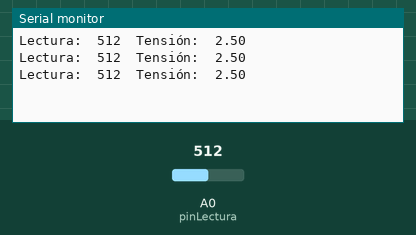
Recording of a sketch running on a simulated Arduino Uno, built with avr-gcc and run on an emulated ATmega328P. Parts: the last lines printed to the serial monitor. The test bench sets the inputs (shaded band); at power-on: A0 (pinLectura) = 512.

Above: at 1.3 s.
1.4 s: A0 (pinLectura) set to 716
At 1.9 s:
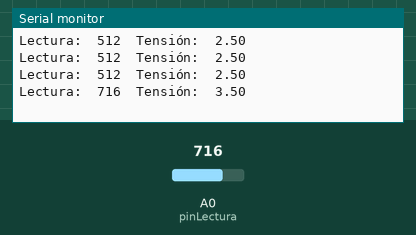
2.9 s: A0 (pinLectura) set to 900
At 3.4 s:
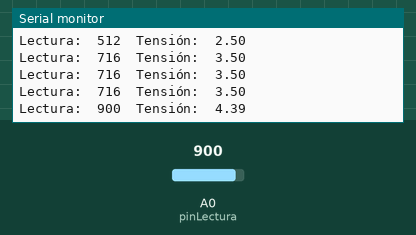
Timing chart, 0 to 5.9 s (numbered marks = the images above; inputs shaded):
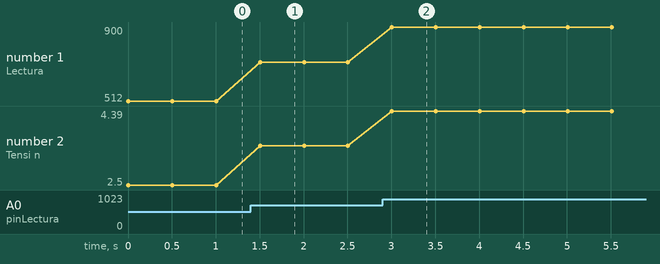

The sketch:

4.ino
```cpp
#define pinLectura A0
#define led1 2
#define led2 4
#define led3 7
#define led4 8
#define led5 12
int lectura = 0;
float tension = 0;

void setup() {
  Serial.begin(9600);
  pinMode(pinLectura, INPUT);
  delay(1);
}

void loop() {
  lectura = analogRead(pinLectura);
  tension = lectura / 1024.0 * 5.0;

  Serial.print("Lectura:\t");
  Serial.print(lectura);
  Serial.print("\tTensión:\t");
  Serial.println(tension);
  delay(500);

  if (tension < 0.5) {
    digitalWrite(led1, LOW);
  } else {
    digitalWrite(led1, HIGH);
  }

  if (tension < 1.5) {
    digitalWrite(led2, LOW);
  } else {
    digitalWrite(led2, HIGH);
  }

  if (tension < 2.5) {
    digitalWrite(led3, LOW);
  } else {
    digitalWrite(led3, HIGH);
  }

  if (tension < 3.5) {
    digitalWrite(led4, LOW);
  } else {
    digitalWrite(led4, HIGH);
  }

  if (tension < 4.5) {
    digitalWrite(led5, LOW);
  } else {
    digitalWrite (led5, HIGH);
  }
}
```

Measured:
- after the input at 1.4 s, the serial monitor: prints a new line after 0.10 s (image 1)
- after the input at 2.9 s, the serial monitor: prints a new line after 0.11 s (image 2)
- plotted number 1: 512 → 716 after the input at 1.4 s, 716 → 900 after the input at 2.9 s
- plotted number 2: 2.5 → 3.5 after the input at 1.4 s, 3.5 → 4.39 after the input at 2.9 s
